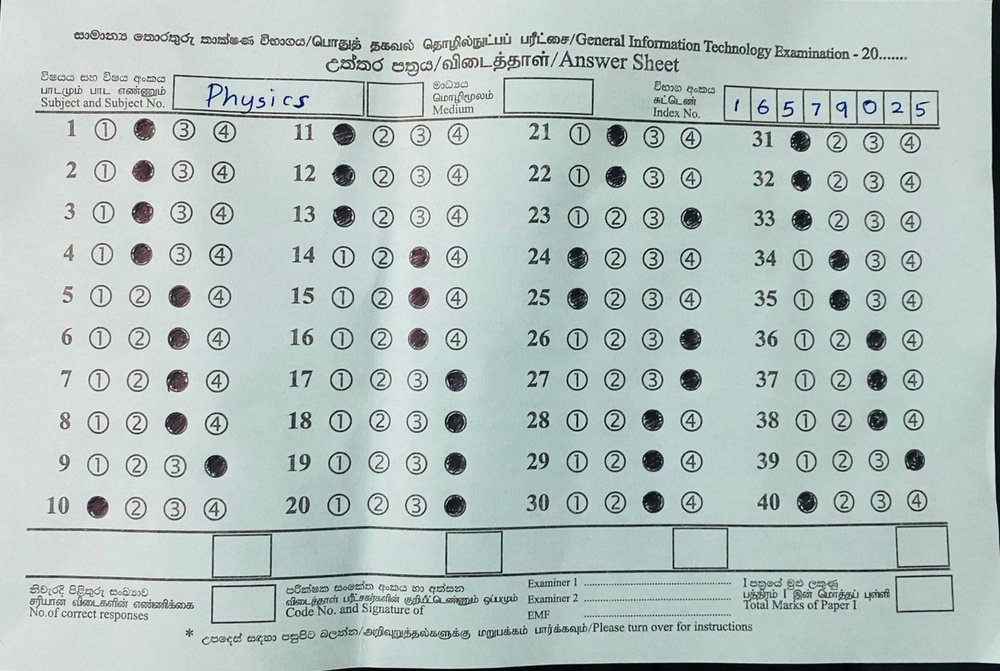
#> input picture Test/7_S.jpg, 1000 x 671 px, shrunk from 1602 x 1075 before the run
$ jupyter execute --allow-errors imageProcessV2.ipynb
#> lines starting #> are read from the running program, lines starting #| are printed output that depends on the picture; after the words box and inside, x2 and y2 are one past the last pixel; in counts of white or black regions, pixels touching at a corner belong together
## Design Overview

This workflow is designed for automated OMR (Optical Mark Recognition) processing using image analysis and statistical methods. The main phases are:

1. **Template Analysis (`detect_circles_template`)**
    - Analyzes a clean template image to find optimal circle detection parameters (`a_t`, `b_t`).
    - Statistically determines the most common bubble radius (`mode_radius`).

2. **Answer Sheet Processing (`detect_circles`)**
    - Uses template-derived parameters as a starting point.
    - Adapts detection with ±20% tolerance for real-world variations.
    - Efficiently locates answer bubbles without exhaustive parameter search.

3. **Pixel Counting**
    - Counts black and white pixels inside each detected bubble for template, student, and key images.

4. **Grouping Bubbles**
    - Groups detected bubbles by rows using clustering (DBSCAN) or tolerance-based methods.

5. **Mark Detection**
    - Compares student and template bubbles to identify marked/unmarked answers using statistical deviation.

6. **Scoring**
    - Compares detected answers with the key and calculates the total score and per-question correctness.

## Steps

### 1. Preprocessing

[cell 1]
import cv2
import numpy as np


def preprocess_image(image_path, blur_ksize=(5, 5)):
    """
    Preprocess the input image by converting it to grayscale and applying Gaussian blur and convert it to binary image.

    Args:
        image_path (str): Path to the input image.
        blur_ksize (tuple): Kernel size for the Gaussian blur (default is (5, 5)).

    Returns:
        gray_blurred (numpy array): Blurred grayscale version of the image.
        original_img (numpy array): Original color image.
        gray (numpy array): Grayscale version of the image.
        binary_img (numpy array): Binary version of the image
    """
#> called with image_path = './Test/7_S.jpg', blur_ksize = (5, 5)
    # Read the image.
    original_img = cv2.imread(image_path, cv2.IMREAD_COLOR)
#> original_img is the input picture: shape (671, 1000, 3); mean B, G, R 191.3, 194.1, 180.2

    if original_img is None:
        raise ValueError(f"Image at {image_path} not found.")

    # Convert to grayscale.
    gray = cv2.cvtColor(original_img, cv2.COLOR_BGR2GRAY)

    # Apply Gaussian blur.
    gray_blurred = cv2.GaussianBlur(gray, blur_ksize, 0)

    # Convert the original image to a binary image
    _, binary_img = cv2.threshold(gray_blurred, 0, 255, cv2.THRESH_BINARY + cv2.THRESH_OTSU)
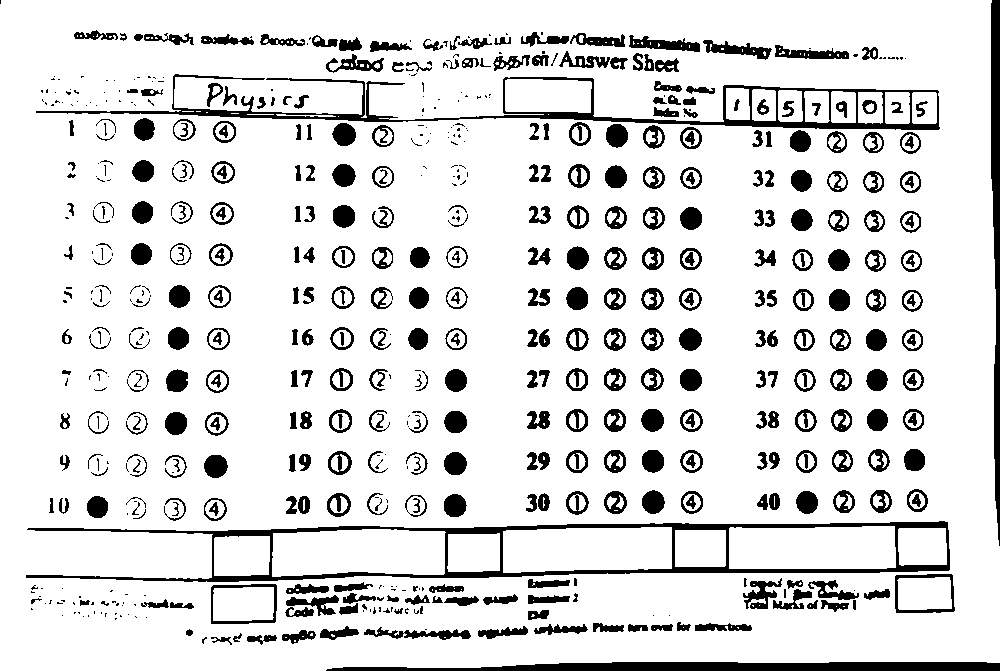
#> binary_img: shape (671, 1000); 87% white; 611 black regions (220 under 20 px), largest, box (x1, y1, x2, y2) and area: (26, 521, 950, 582) 8432, (36, 74, 940, 130) 6426, (326, 662, 1000, 671) 4770

    return gray_blurred, original_img, gray, binary_img

[cell 2]
# Preprocess the images
gray_blurred_s, original_img_s, gray_s, binary_img_s = preprocess_image('./Test/7_S.jpg')
gray_blurred_t, original_img_t, gray_t, binary_img_t = preprocess_image('./Test/7_T.jpg')
#> call 2 of preprocess_image, with image_path = './Test/7_T.jpg', blur_ksize = (5, 5)
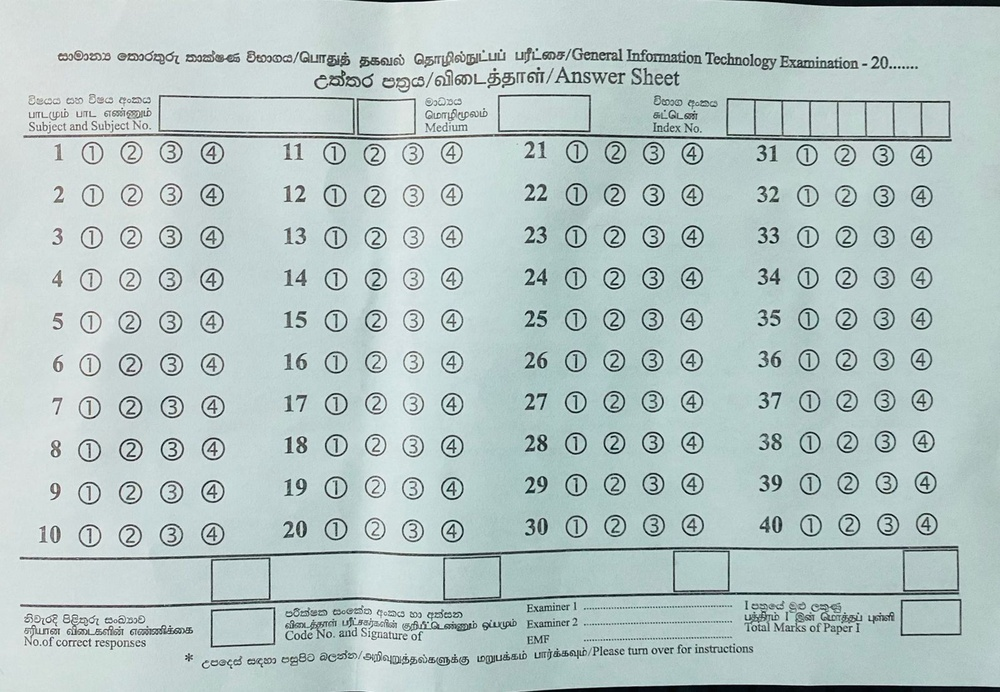
#> input picture Test/7_T.jpg, 1000 x 692 px, shrunk from 1602 x 1109 before the run
#> in preprocess_image, original_img is the input picture: shape (692, 1000, 3); mean B, G, R 197.2, 198.3, 181.9
gray_blurred_k, original_img_k, gray_k, binary_img_k = preprocess_image('./Test/7_K.jpg')
#> call 3 of preprocess_image, with image_path = './Test/7_K.jpg', blur_ksize = (5, 5)
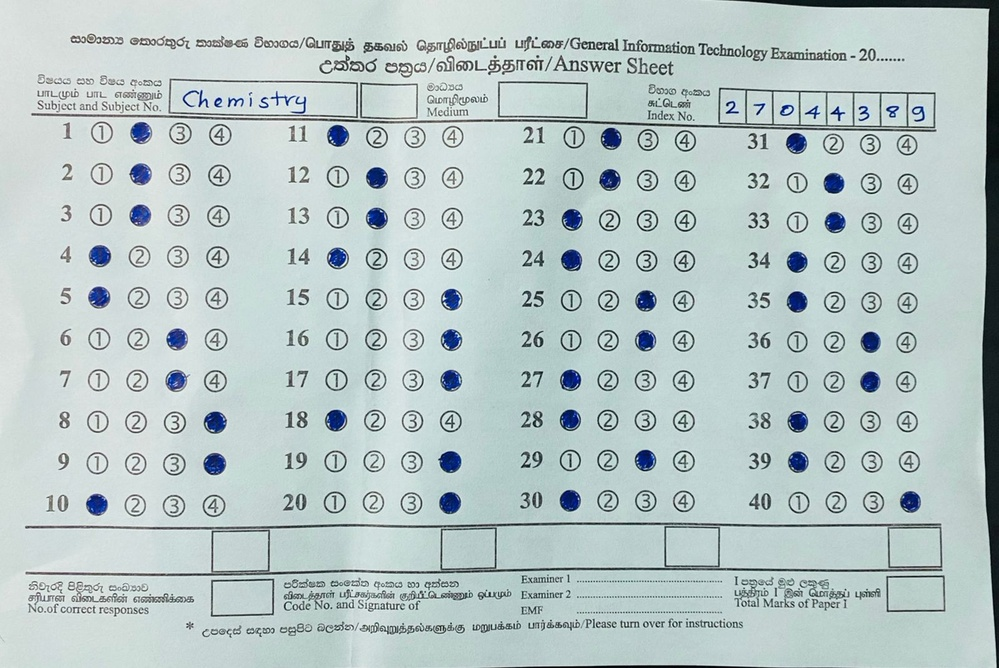
#> input picture Test/7_K.jpg, 999 x 668 px, shrunk from 1601 x 1070 before the run
#> in preprocess_image, original_img is the input picture: shape (668, 999, 3); mean B, G, R 198.9, 199, 183.7
#> in preprocess_image (call 3), `_, binary_img = cv2.threshold(gray_blurred, 0, 255, cv2.THRESH_BINARY ..`:
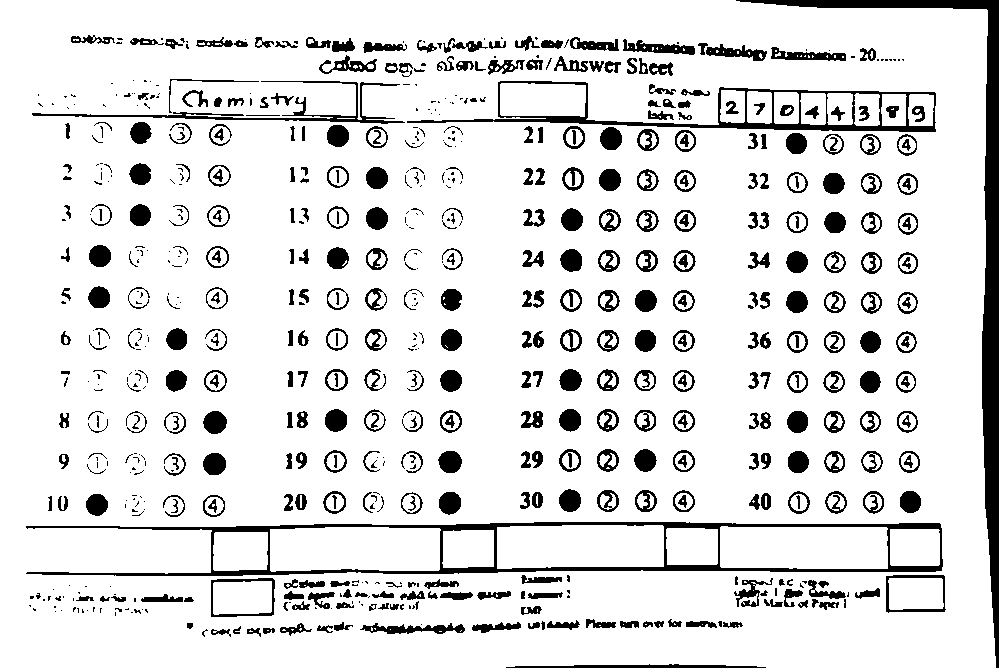
#> binary_img: shape (668, 999); 87.8% white; 688 black regions (272 under 20 px), largest, box (x1, y1, x2, y2) and area: (736, 0, 999, 668) 10171, (26, 522, 943, 576) 7537, (407, 81, 936, 132) 3901

questions = 40
options=4

### 2. Circle Detection

[cell 3]
from collections import Counter
def detect_circles_template(img, gray_blurred, questions, options):
    """
    Detect circles in the preprocessed grayscale image using the Hough Circle Transform.

    Args:
        img (numpy array): Original image for visualization.
        gray_blurred (numpy array): Blurred grayscale image.
        num_questions (int): Number of questions in the OMR.
        num_options (int): Number of options per question.
        dp (float): Inverse ratio of the accumulator resolution to the image resolution (default is 1).
        min_dist (int): Minimum distance between the centers of detected circles (default is 1).
        param1 (float): First method-specific parameter (gradient threshold for Canny edge detection).
        param2 (float): Second method-specific parameter (accumulator threshold for circle detection).
        min_radius_range (tuple): Tuple for minimum and maximum radius values for circle detection.

    Returns:
        detected_circles (numpy array): Array of detected circles, if found.
    """
#> called with questions = 40, options = 4

    for b in range(15,5,-1):
        for a in range(5,35):
            detected_circles = cv2.HoughCircles(gray_blurred, cv2.HOUGH_GRADIENT, 1, a,
                            param1 = b,param2 = 3*b, minRadius = a//2, maxRadius = a)
            if detected_circles is not None:
                detected_circles=np.uint16(np.around(detected_circles))
                print(f"circles:{detected_circles.shape[1]},a:{a},b:{b}")
                if detected_circles.shape[1]==questions*options:

                    radius_list = [pt[2] for pt in detected_circles[0, :]]

                    # Find the most common radius
                    most_common_radius = Counter(radius_list).most_common(1)[0][0]
                    print(f"Most common radius: {most_common_radius}")


                    for pt in detected_circles[0, :]:
                        x, y, r = pt[0], pt[1], pt[2]

                        # Draw the circumference of the circle.
                        cv2.circle(img, (x, y), r, (0, 255, 0), 3)

                        # Draw a small circle (of radius 1) to show the center.
                        cv2.circle(img, (x, y), 2, (0, 0, 255), 3)
                    cv2.imwrite(f'./output/detected_circles_template.jpg', img)
                    cv2.imshow("Detected Circle", img)
                    cv2.waitKey(0)
                    return detected_circles, most_common_radius,a,b
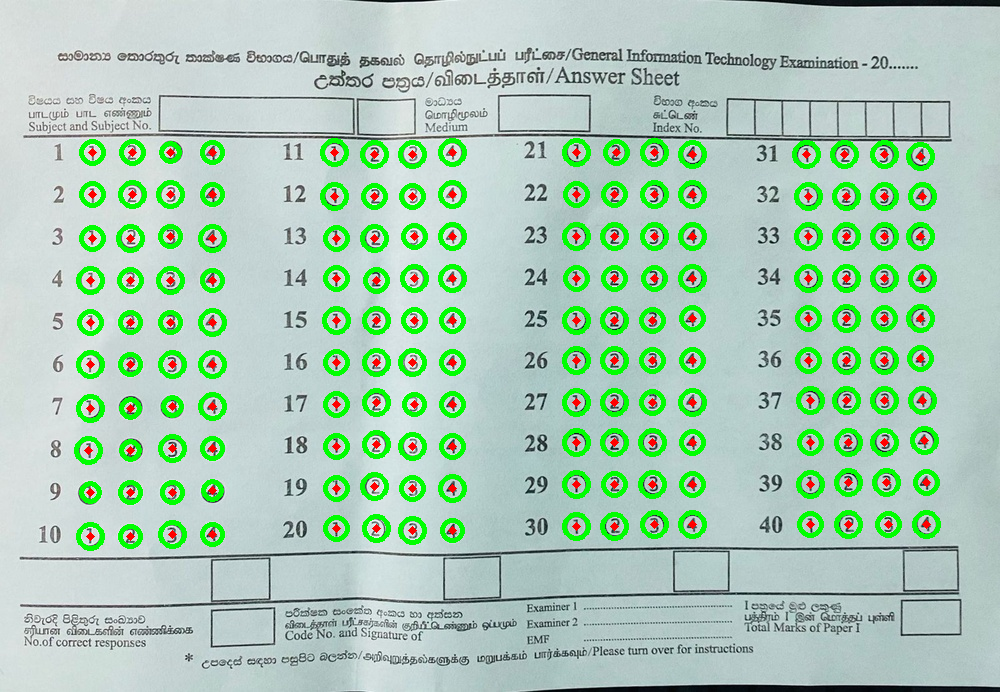
#> img: shape (692, 1000, 3); mean B, G, R 181.5, 203.4, 170
#> after the loop, most_common_radius = 12; r = 9; radius_list = 160 values, max 12 at index 0, min 9 at index 78, mean 11.43; x = 90; y = 492

    cv2.destroyAllWindows()
    return None

[cell 4]
import math
def detect_circles(img, gray_blurred, questions, options, mode_radius, a_t, b_t):
    """
    Detect circles in the preprocessed grayscale image using the Hough Circle Transform.

    Args:
        img (numpy array): Original image for visualization.
        gray_blurred (numpy array): Blurred grayscale image.
        num_questions (int): Number of questions in the OMR.
        num_options (int): Number of options per question.
        dp (float): Inverse ratio of the accumulator resolution to the image resolution (default is 1).
        min_dist (int): Minimum distance between the centers of detected circles (default is 1).
        param1 (float): First method-specific parameter (gradient threshold for Canny edge detection).
        param2 (float): Second method-specific parameter (accumulator threshold for circle detection).
        min_radius_range (tuple): Tuple for minimum and maximum radius values for circle detection.

    Returns:
        detected_circles (numpy array): Array of detected circles, if found.
    """
    #b=b_t
    # a=math.ceil(mode_radius+mode_radius*0.20)

    upper_a = max(a_t, mode_radius)
    lower_a = min(a_t, mode_radius)
    upper_a_threshold = math.ceil(upper_a + upper_a * 0.20)
    lower_a_threshold = math.floor(lower_a - lower_a * 0.20)


    for b in range(b_t, b_t-10, -1):
        for a in range(upper_a_threshold, lower_a_threshold, -1):

            detected_circles = cv2.HoughCircles(gray_blurred, cv2.HOUGH_GRADIENT, 1, a,
                            param1 = b,param2 = 3*b, minRadius = a//2, maxRadius = a)
            if detected_circles is not None:
                print(f"detect_circles: {detected_circles.shape[1]}, a: {a}, b: {b}")
                detected_circles=np.uint16(np.around(detected_circles))
                if detected_circles.shape[1]==questions*options:
                    for pt in detected_circles[0, :]:
                        x, y, r = pt[0], pt[1], pt[2]

                        cv2.circle(img, (x, y), r, (0, 255, 0), 3)
                        cv2.circle(img, (x, y), 2, (0, 0, 255), 3)
                    cv2.imshow("Detected Circle", img)
                    cv2.imwrite(f'./output/detected_circles{a}b{b}.jpg', img)
                    cv2.waitKey(0)
                    return detected_circles

    cv2.destroyAllWindows()
    return None

[cell 5]
detected_circles_t,mode_radius,a_t,b_t = detect_circles_template(
    original_img_t, gray_blurred_t,
    questions, options,
)
#> detected_circles_t = 160 rows, first 8: [336, 320, 12], [90, 280, 12], [132, 194, 12], [412, 530, 12], [452, 194, 12], [452, 236, 12], [808, 236, 12], [452, 152, 12]; mode_radius = 12; a_t = 18; b_t = 10
#> (the rest of the program and of its run is left out)
